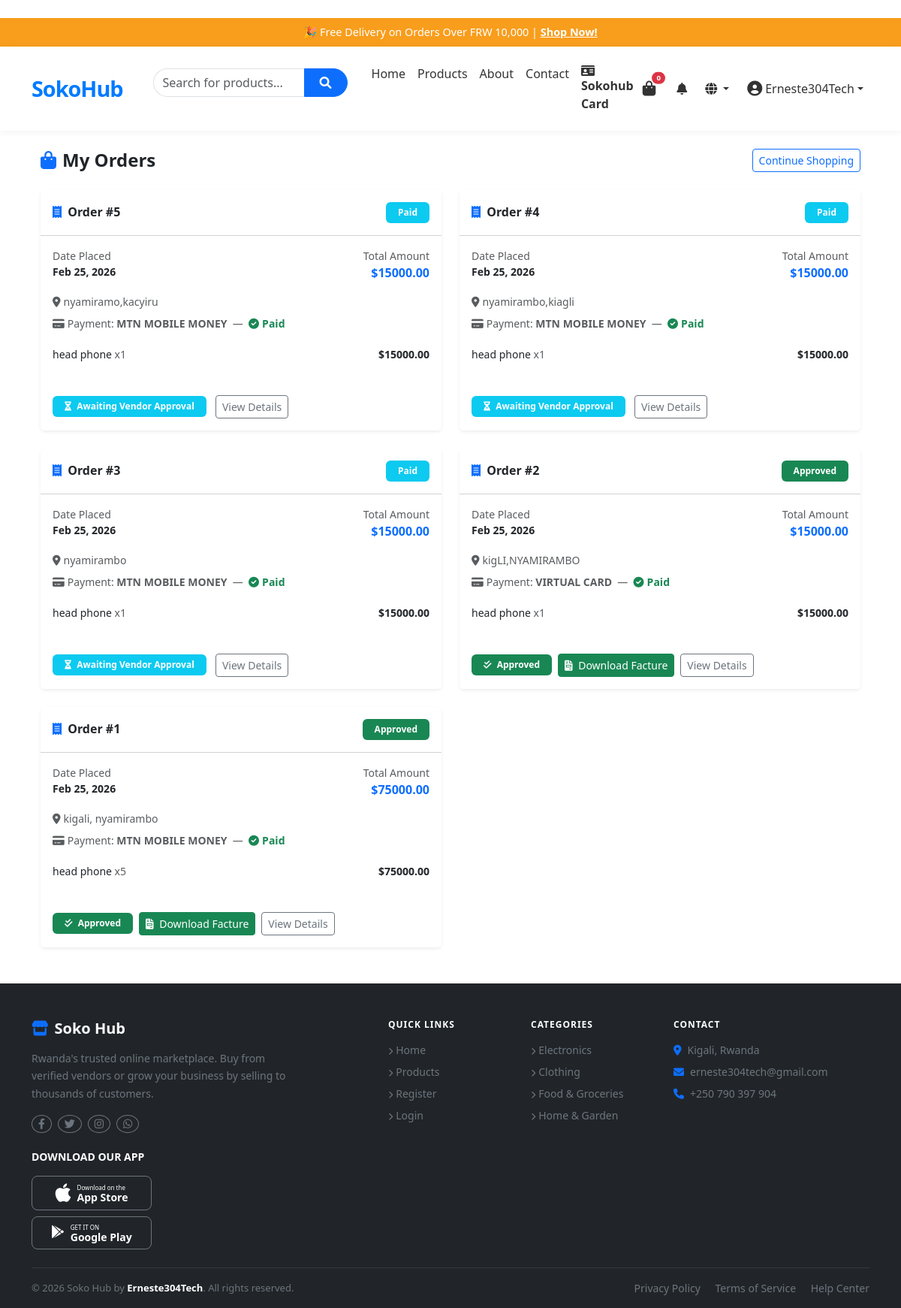
Page /orders/my-orders/ (signed in) on the earlier database version.
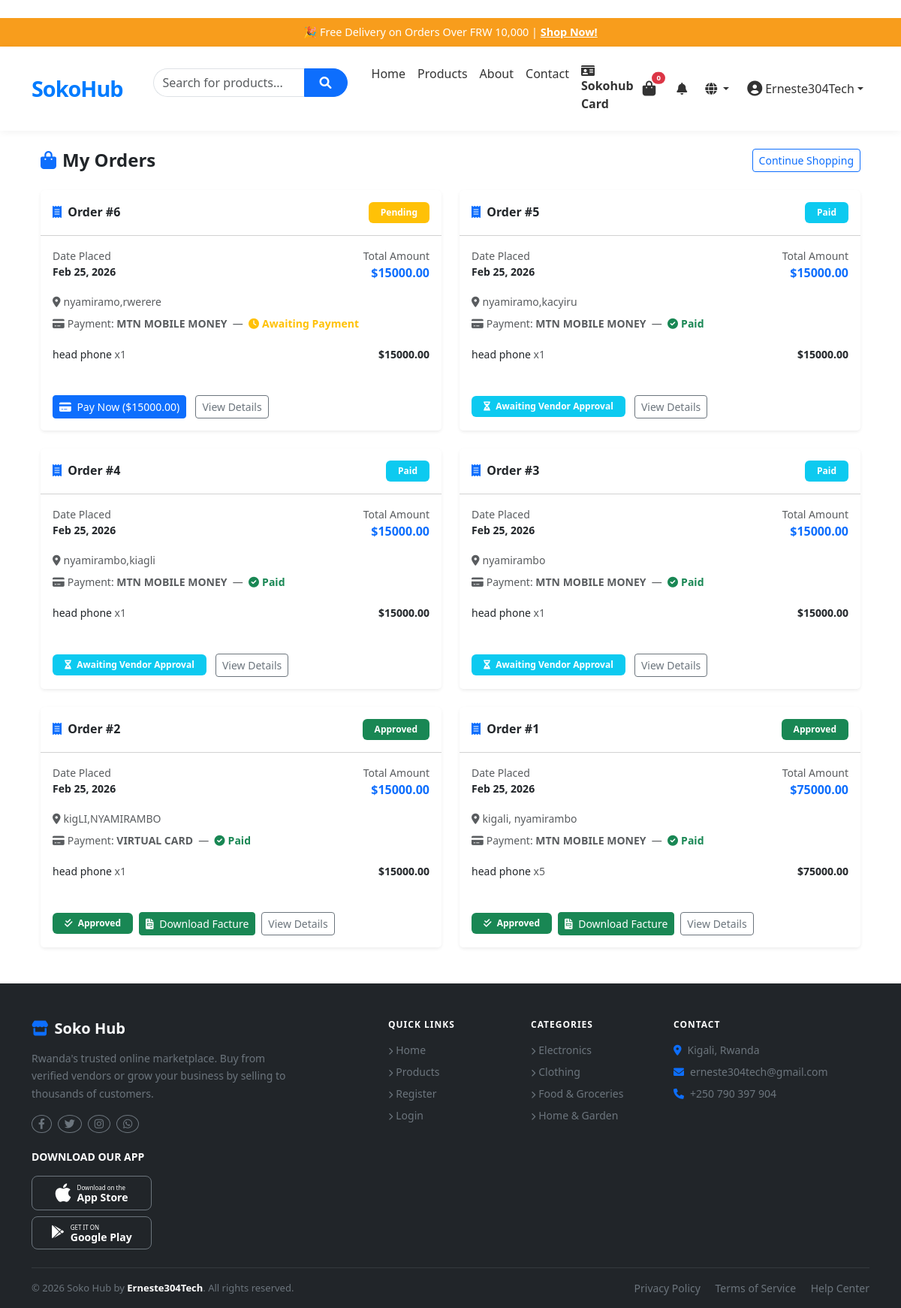
Same page on the later database version.
### orders/models.py (models this page shows, shortened)
class Order(models.Model):
    STATUS_CHOICES = (
        ('pending', 'Pending'),
        ('paid', 'Paid'),
        ('approved', 'Approved'),
        ('shipped', 'Shipped'),
        ('delivered', 'Delivered'),
        ('cancelled', 'Cancelled'),
    )
    PAYMENT_METHOD_CHOICES = (
        ('mtn', 'MTN Mobile Money'),
        ('tigo', 'Tigo Pesa'),
        ('virtual_card', 'Virtual Card'),
    )
    PAYMENT_STATUS_CHOICES = (
        ('pending', 'Pending'),
        ('paid', 'Paid'),
        ('failed', 'Failed'),
    )
    customer = models.ForeignKey(
        settings.AUTH_USER_MODEL,
        on_delete=models.CASCADE,
        limit_choices_to={'user_type': 'customer'},
        related_name='customer_orders'
    )
    vendor = models.ForeignKey(
        settings.AUTH_USER_MODEL,
        on_delete=models.CASCADE,
        limit_choices_to={'user_type': 'vendor'},
        related_name='vendor_orders',
        null=True,
        blank=True
    )
    total = models.DecimalField(
        max_digits=10,
        decimal_places=2,
        validators=[MinValueValidator(0)]
    )
    status = models.CharField(
        max_length=20,
        choices=STATUS_CHOICES,
        default='pending'
    )
    delivery_address = models.TextField()
    phone = models.CharField(max_length=15)
    payment_method = models.CharField(
        max_length=20,
        choices=PAYMENT_METHOD_CHOICES,
        null=True,
        blank=True
    )
    payment_status = models.CharField(
        max_length=20,
        choices=PAYMENT_STATUS_CHOICES,
        default='pending'
    )
    transaction_id = models.CharField(
        max_length=100,
        blank=True,
        null=True
    )
    created_at = models.DateTimeField(auto_now_add=True)
    updated_at = models.DateTimeField(auto_now=True)
    class Meta:
        ordering = ['-created_at']
    def get_status_color(self):
        status_colors = {
            'pending': 'warning',
            'paid': 'info',
            'approved': 'success',
            'shipped': 'primary',
            'delivered': 'success',
            'cancelled': 'danger',
        }
        return status_colors.get(self.status, 'secondary')

class OrderItem(models.Model):
    order = models.ForeignKey(
        Order,
        related_name='items',
        on_delete=models.CASCADE
    )
    product = models.ForeignKey(
        Product,
        on_delete=models.CASCADE,
        related_name='order_items'
    )
    quantity = models.PositiveIntegerField(
        validators=[MinValueValidator(1)]
    )
    price = models.DecimalField(
        max_digits=10,
        decimal_places=2,
        validators=[MinValueValidator(0)]
    )
    class Meta:
        unique_together = ['order', 'product']
    def get_subtotal(self):
        return self.quantity * self.price

### products/models.py (models this page shows, shortened)
class Product(models.Model):
    STATUS_CHOICES = (
        ('active', 'Active'),
        ('inactive', 'Inactive'),
        ('out_of_stock', 'Out of Stock'),
    )
    uuid = models.UUIDField(default=uuid.uuid4, editable=False, unique=True)
    image = models.ImageField(
        upload_to='products/',
        blank=True,
        null=True,
        default='products/default_product.png'
    )
    image_url = models.URLField(
        max_length=500,
        blank=True,
        null=True,
        validators=[URLValidator()],
        help_text="Optional URL for the product image."
    )
    vendor = models.ForeignKey(
        settings.AUTH_USER_MODEL,
        on_delete=models.CASCADE,
        limit_choices_to={'user_type': 'vendor'},
        related_name='vendor_products'
    )
    category = models.ForeignKey(
        Category,
        on_delete=models.SET_NULL,
        null=True,
        blank=True,
        related_name='products'
    )
    name = models.CharField(max_length=255)
    description = models.TextField()
    is_trending = models.BooleanField(default=False)
    price = models.DecimalField(
        max_digits=10,
        decimal_places=2,
        validators=[MinValueValidator(0.01)]
    )
    stock = models.PositiveIntegerField(default=0)
    status = models.CharField(
        max_length=20,
        choices=STATUS_CHOICES,
        default='active'
    )
    created_at = models.DateTimeField(auto_now_add=True)
    updated_at = models.DateTimeField(auto_now=True)
    class Meta:
        ordering = ['-created_at']

### orders/views.py (the view)
# urls.py: path('my-orders/', views.customer_orders, name='customer_orders'),
@customer_required
def customer_orders(request):
    orders = Order.objects.filter(customer=request.user).order_by('-created_at')
    return render(request, 'orders/customer_orders.html', {'orders': orders})

### accounts/models.py (called while the page is built)
    def is_vendor(self):
        return self.user_type == 'vendor'

    def is_customer(self):
        return self.user_type == 'customer'

### cart/models.py (called while the page is built)
    def get_items_count(self):
        return self.items.count()

### sokohub/context_processors.py (called while the page is built)
def vendor_notifications(request):
    if request.user.is_authenticated:
        unread_notifications_count = Notification.objects.filter(user=request.user, is_read=False).count()
        recent_notifications = Notification.objects.filter(user=request.user).order_by('-created_at')[:5]
        return {
            'unread_notifications_count': unread_notifications_count,
            'recent_notifications': recent_notifications
        }
    return {
        'unread_notifications_count': 0,
        'recent_notifications': []
    }

def cart_count(request):
    if request.user.is_authenticated:
        try:
            cart = Cart.objects.get(customer=request.user)
            return {'cart_count': cart.get_items_count()}
        except Cart.DoesNotExist:
            return {'cart_count': 0}
    return {'cart_count': 0}

### templates/orders/customer_orders.html (shortened to what the changed rows need)
﻿{% extends 'base.html' %}
{% block content %}
<div class="container mt-4">
    {% if orders %}
    <div class="row g-4">
        {% for order in orders %}
        <div class="col-md-6">
            <div class="card shadow-sm border-0 h-100">
                <div class="card-header bg-white py-3 d-flex justify-content-between align-items-center">
                    <h6 class="mb-0 fw-bold">
                        <a href="{% url 'order_detail' order.id %}" class="text-decoration-none text-dark">
                            <i class="fas fa-receipt me-1 text-primary"></i> Order #{{ order.id }}
                        </a>
                    </h6>
                    <span class="badge bg-{{ order.get_status_color }} py-2 px-3">
                        {{ order.get_status_display }}
                    </span>
                </div>
                <div class="card-body">
                    <div class="row mb-3">
                        <div class="col-6">
                            <small class="text-muted d-block">Date Placed</small>
                            <span class="small fw-semibold">{{ order.created_at|date:"M d, Y" }}</span>
                        </div>
                        <div class="col-6 text-end">
                            <small class="text-muted d-block">Total Amount</small>
                            <span class="fw-bold text-primary">${{ order.total }}</span>
                        </div>
                    </div>
                    <small class="text-muted d-block mb-2">
                        <i class="fas fa-map-marker-alt me-1"></i>{{ order.delivery_address }}
                    </small>
                    <small class="text-muted d-block mb-3">
                        <i class="fas fa-credit-card me-1"></i>Payment:
                        <span class="text-uppercase fw-semibold">{{ order.get_payment_method_display }}</span>
                        &nbsp;—&nbsp;
                        {% if order.payment_status == 'paid' %}
                        <span class="text-success fw-bold"><i class="fas fa-check-circle me-1"></i>Paid</span>
                        {% else %}
                        <span class="text-warning fw-bold"><i class="fas fa-clock me-1"></i>Awaiting Payment</span>
                        {% endif %}
                    </small>
                    <ul class="list-group list-group-flush mb-3">
                        {% for item in order.items.all %}
                        <li class="list-group-item px-0 py-1 border-0 d-flex justify-content-between small">
                            <span>{{ item.product.name }} <span class="text-muted">x{{ item.quantity }}</span></span>
                            <strong>${{ item.get_subtotal }}</strong>
                        </li>
                        {% endfor %}
                    </ul>
                </div>
                <div class="card-footer bg-white border-0 pb-3">
                    {% if order.status == 'pending' %}
                    <form action="{% url 'pay_order' order.id %}" method="POST" class="d-inline">
                        <button type="submit" class="btn btn-primary btn-sm me-2">
                            <i class="fas fa-credit-card me-1"></i> Pay Now (${{ order.total }})
                        </button>
                    </form>
                    <a href="{% url 'order_detail' order.id %}" class="btn btn-outline-secondary btn-sm">View
                        Details</a>
                    {% elif order.status == 'paid' %}
                    <span class="badge bg-info py-2 px-3 me-2">
                        <i class="fas fa-hourglass-half me-1"></i> Awaiting Vendor Approval
                    </span>
                    <a href="{% url 'order_detail' order.id %}" class="btn btn-outline-secondary btn-sm">View
                        Details</a>
                    {% elif order.status == 'approved' %}
                    <div class="d-flex align-items-center">
                        <span class="badge bg-success py-2 px-3 me-2">
                            <i class="fas fa-check-double me-1"></i> Approved
                        </span>
                        <a href="{% url 'download_receipt' order.id %}" class="btn btn-sm btn-success me-2">
                            <i class="fas fa-file-invoice me-1"></i> Download Facture
                        </a>
                        <a href="{% url 'order_detail' order.id %}" class="btn btn-outline-secondary btn-sm">View
                            Details</a>
                    </div>
                    {% elif order.status == 'cancelled' %}
                    <span class="badge bg-danger py-2 px-3">
                        <i class="fas fa-times me-1"></i> Cancelled
                    </span>
                    {% else %}
                    <a href="{% url 'order_detail' order.id %}" class="btn btn-outline-secondary btn-sm">View
                        Details</a>
                    {% endif %}
                </div>
            </div>
        </div>
        {% endfor %}
    </div>
    {% endif %}
</div>
{% endblock %}

Differences in the rows shown:
added Order: id "6", status "Pending", created_at "Feb 25, 2026", total "15000.00", delivery_address "nyamiramo,rwerere", payment_method "MTN MOBILE MONEY", payment_status "pending" (drawn)
added OrderItem: product.name "head phone", quantity "1", get_subtotal "15000.00", shown under "6"
